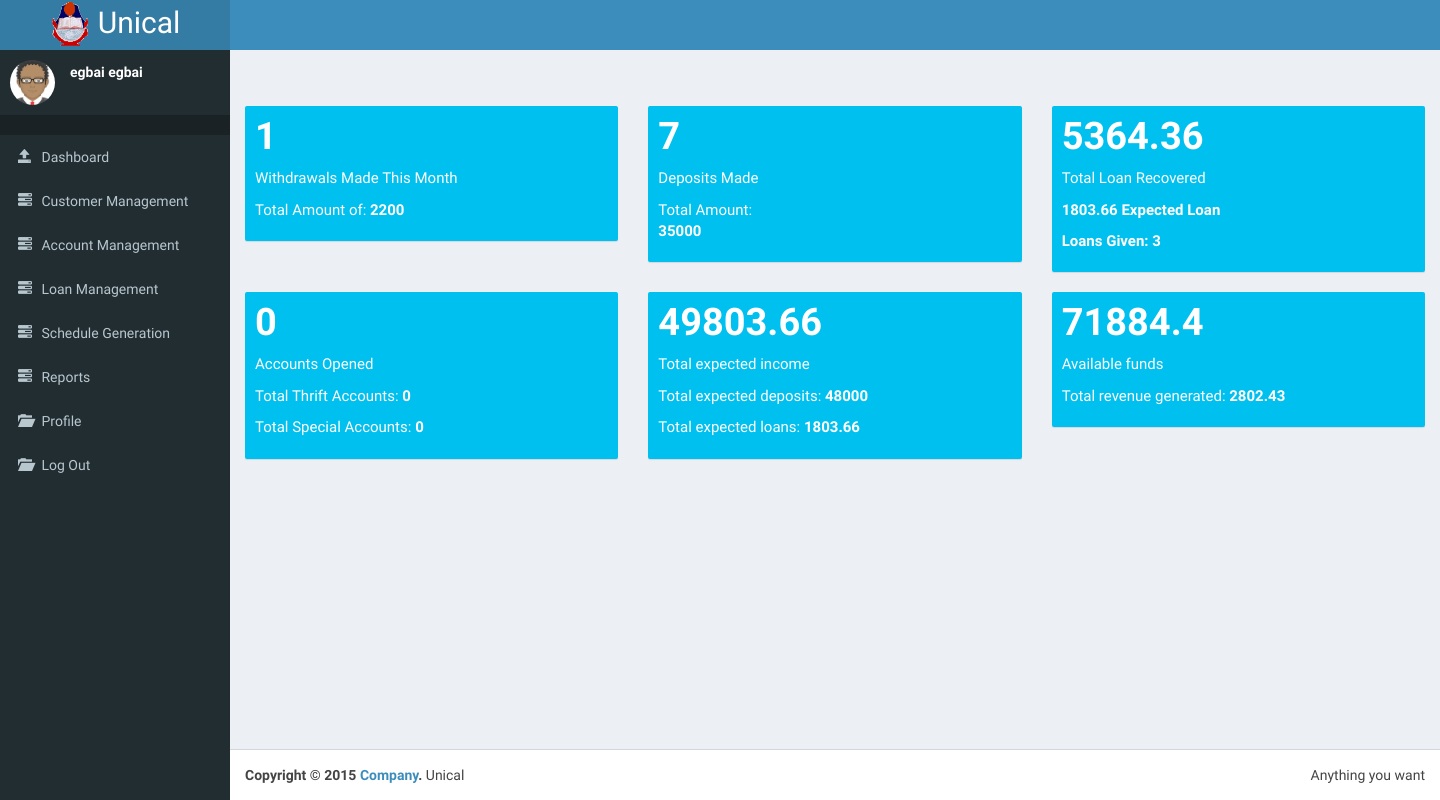
Page /teller/index.php (signed in) on the committed database.
### tables this page shows
CREATE TABLE IF NOT EXISTS `customer` (
`id` int(11) NOT NULL,
  `middle_name` varchar(30) NOT NULL,
  `dob` date NOT NULL,
  `sex` text NOT NULL,
  `img_url` varchar(196) DEFAULT NULL,
  `faculty` int(11) DEFAULT NULL,
  `dept` int(11) DEFAULT NULL,
  `address` text,
  `phone` int(196) DEFAULT NULL,
  `state` text,
  `lga` text,
  `nok_name` text,
  `n_phone` int(11) DEFAULT NULL,
  `reg_date` date NOT NULL,
  `uname` varchar(124) NOT NULL,
  `pwd` text NOT NULL,
  `priviledge` int(124) NOT NULL,
  `email` varchar(124) DEFAULT NULL,
  `title` varchar(20) DEFAULT NULL,
  `surname` varchar(50) NOT NULL,
  `firstname` varchar(50) NOT NULL,
  `employee_no` varchar(124) DEFAULT NULL
);

CREATE TABLE IF NOT EXISTS `ad_income` (
  `balance` float NOT NULL
);

### conf/db_connect.php (called while the page is built, shortened)
<?php
function query($string){
$rs = mysql_query($string) or die(mysql_error());
return $rs;
}
function db_pic($id){
  $result = query("SELECT img_url FROM customer WHERE id='$id'");
  $row = mysql_fetch_array($result);
  $img = $row['img_url'];
  if(empty($img)){
  $img = "avatar.png";
  }
  return $img;
}
function name($id){
  $result = query("SELECT * FROM customer WHERE id='$id'");
  $row = mysql_fetch_array($result);
  $name = $row['surname'] ." " . $row['firstname'];
  return $name;
}
function thrift_special($type){
  $arr = [0,0,0,0];
  $result = query("SELECT * FROM deposit WHERE acct_type='$type'");
  $count = 0;
  $amount = 0;
  while($row = mysql_fetch_array($result)){
    $count += 1;
    $amount += $row['amount'];
    }
    $arr[0] = $count;
    $arr[1] = $amount;
    $amount = 0;
    $result = query("SELECT * FROM account WHERE acct_type='$type'");
    while($row = mysql_fetch_array($result)){
      $count += 1;
      $amount += $row['save_amt'];
    }
    $arr[2] = $count;
    $arr[3] = $amount;
    return $arr;
}
function loan_report(){
  $loan_count = 0;
  $total_loan_recovered = 0;
  $total_interest = 0;
  $expected_loan = 0;
  $result = query("SELECT * FROM payment");
  while($row = mysql_fetch_array($result)){
  $total_loan_recovered += $row['amount_pay'];
  $total_interest += $row['amort_interest'];
  }
  $result = query("SELECT * FROM loan");
  while($row = mysql_fetch_array($result)){
    $expected_loan += $row['amort'];
    ++$loan_count;
  }
  $arr = [$total_loan_recovered, $total_interest, $expected_loan, $loan_count];
  return $arr;
}
function revenue(){
  $amount = 0;
  $am = 0;
  $result = query("SELECT * FROM charge");
  while($row= mysql_fetch_array($result)){
          $am += $row['amount'];
      }
  $result = query("SELECT * FROM income");
  while($row = mysql_fetch_array($result)){
    $income_type = $row['income_type'];
    if($income_type != 3){
      $amount += $row['amount'];
    }
  }
  $result = query("SELECT * FROM ad_income");
  $row = mysql_fetch_array($result);
  $bal = $row['balance'] + $am;
  $arr = [$bal, $amount];
  return $arr;
}
?>

### conf/misc.php (called while the page is built, shortened)
<?php
function classUpdate($string){
$class = " ";
   return $class;
}
?>

### utility.php (called while the page is built, shortened)
<?php
function date_splitter(){
  $date = date('Y-m-d');
  $tmp_date = split("-", $date);
  $tmp_date = $tmp_date[0] . "-" . $tmp_date[1];
  return $tmp_date;
}
function total_withdrawn(){
  $tmp_date = date_splitter();
  $result = query("SELECT * FROM withdraw WHERE date LIKE '$tmp_date-%'");
  $total = 0;
  $count = 0;
  while($row=mysql_fetch_array($result)){
    $amount = $row['total_deduction'];
    $total += $amount;
    $count += 1;
  }
  $tm = [$count, $total];
  return $tm;
}
function total_deposit(){
$tmp_date = date_splitter();
$result = query("SELECT * FROM deposit WHERE date LIKE '$tmp_date-%'");
$total = 0;
$count = 0;
while($row=mysql_fetch_array($result)){
  $amount = $row['amount'];
  $total += $amount;
  $count += 1;
}
$tm = [$count, $total];
return $tm;
}
function no_accounts(){
$tmp_date = date_splitter();
$result = query("SELECT * FROM account WHERE d_opened LIKE '$tmp_date-%'");
$thrift_total = 0;
$special_total = 0;
$count = 0;
$tm = [$count, $thrift_total, $special_total];
return $tm;
}
?>

### teller/index.php (the view, shortened to what this page needs)
<!DOCTYPE html>
<?php
include('../conf/db_connect.php');
include ('../conf/misc.php');
$id = $_SESSION['id'];
?>
<html>
  <head>
    <link rel="stylesheet" href="../bootstrap/css/bootstrap.min.css">
    <link rel="stylesheet" href="../dist/css/AdminLTE.min.css">
        <link rel="stylesheet" href="../arrange.css">
    <link rel="stylesheet" href="../dist/css/skins/skin-blue.min.css">
  </head>
  <body class="hold-transition skin-blue sidebar-mini">
    <div class="wrapper">
      <header class="main-header">
        <a href="index2.html" class="logo">
          <h2 style='margin:0px;'>
          <img src="../dist/img/unical.png" height="50px">
          <span>Unical</span>
          </h2>
        </a>
        <nav class="navbar navbar-static-top" role="navigation">
          <a href="#" class="sidebar-toggle" data-toggle="offcanvas" role="button">
          </a>
        </nav>
      </header>
      <aside class="main-sidebar">
        <section class="sidebar">
          <div class="user-panel">
            <div class="pull-left image">
              <img src="../dist/img/<?php echo db_pic($id); ?>" class="img-circle" alt="User Image">
            </div>
            <div class="pull-left info">
              <p><?php echo name($id); ?></p>
              <a href="#"><i class="fa fa-circle text-success"></i></a>
            </div>
          </div>
          <ul class="sidebar-menu">
            <li class="header"></li>
            <li class="<?php echo classUpdate(""); ?>"><a href="index.php"><i class="glyphicon glyphicon-open"></i> <span>Dashboard</span></a></li>
            <li class="treeview">
              <a href="#"><i class="glyphicon glyphicon-tasks"></i> <span>Customer Management</span> <i class="fa fa-angle-left pull-right"></i></a>
            </li>
            <li class="treeview">
              <a href="#"><i class="glyphicon glyphicon-tasks"></i> <span>Account Management</span> <i class="fa fa-angle-left pull-right"></i></a>
            </li>
            <li class="treeview">
              <a href="#"><i class="glyphicon glyphicon-tasks"></i> <span>Loan Management</span> <i class="fa fa-angle-left pull-right"></i></a>
            </li>
            <li class="treeview">
              <a href="#"><i class="glyphicon glyphicon-tasks"></i> <span>Schedule Generation</span> <i class="fa fa-angle-left pull-right"></i></a>
            </li>
            <li class="treeview">
              <a href="#"><i class="glyphicon glyphicon-tasks"></i> <span>Reports</span> <i class="fa fa-angle-left pull-right"></i></a>
            </li>
            <li><a href="index.php?page=profile"><i class="glyphicon glyphicon-folder-open"></i> <span>Profile</span></a></li>
                      <li><a href="../logout.php"><i class="glyphicon glyphicon-folder-open"></i> <span>Log Out</span></a></li>
                      </ul>
        </section>
      </aside>
      <div class="content-wrapper">
        <section class="content-header">
          <h1>
          </h1>
                </section>
        <section class="content">
          <?php
      $page = '';
          if (!empty($_GET['page'])) {
          $page .= $_GET['page'] . '.php';
          include($page);
          }
      else{
      include('../dashboard.php');
      }
      ?>
        </section>
      </div>
      <footer class="main-footer">
        <div class="pull-right hidden-xs">
          Anything you want
        </div>
        <strong>Copyright &copy; 2015 <a href="#">Company</a>.</strong> Unical
      </footer>
    </div>
  </body>
</html>

### dashboard.php (shortened to what this page needs)
<?php
include('../utility.php');
?>
<div class="row">
  <div class="col-lg-4 col-xs-6">
    <div class="small-box bg-aqua">
      <div class="inner">
        <h3><?php echo total_withdrawn()[0]; ?></h3>
        <p>Withdrawals Made This Month</p>
        <p>Total Amount of: <strong><?php echo total_withdrawn()[1];?></strong></p>
      </div>
    </div>
  </div>
  <div class="col-lg-4 col-xs-6">
    <div class="small-box bg-aqua">
      <div class="inner">
        <h3><?php echo total_deposit()[0]; ?></h3>
        <p>Deposits Made</p>
        <p>Total Amount:<br><strong><?php echo total_deposit()[1];?></strong></p>
      </div>
    </div>
  </div>
    <div class="col-lg-4 col-xs-6">
      <div class="small-box bg-aqua">
        <div class="inner">
          <h3><?php echo loan_report()[0]; ?></h3>
          <p>Total Loan Recovered</p>
          <p><strong><?php echo loan_report()[2];?> Expected Loan</strong></p>
            <p><strong>Loans Given:    <?php echo loan_report()[3];?></strong></p>
        </div>
          </div>
    </div>
      <div class="col-lg-4 col-xs-6">
        <div class="small-box bg-aqua">
          <div class="inner">
            <h3><?php echo no_accounts()[0]; ?></h3>
            <p>Accounts Opened</p>
            <p>Total Thrift Accounts:  <strong><?php echo no_accounts()[1];?></strong></p>
          <p>Total Special Accounts:   <strong><?php echo no_accounts()[2];?></strong></p>
          </div>
        </div>
      </div>
      <div class="col-lg-4 col-xs-6">
        <div class="small-box bg-aqua">
          <div class="inner">
            <h3><?php echo thrift_special(1)[3] + thrift_special(2)[3] + loan_report()[2]; ?></h3>
            <p>Total expected income</p>
            <p>Total expected deposits:  <strong><?php echo thrift_special(1)[3] + thrift_special(2)[3];?></strong></p>
          <p>Total expected loans:   <strong><?php echo loan_report()[2];?></strong></p>
          </div>
          </div>
      </div>
      <div class="col-lg-4 col-xs-6">
        <div class="small-box bg-aqua">
          <div class="inner">
            <h3><?php echo revenue()[0]; ?></h3>
            <p>Available funds</p>
            <p>Total revenue generated:  <strong><?php echo revenue()[1];?></strong></p>
          </div>
        </div>
      </div>
  </div>

### rows in the picture
customer: name($id) "egbai egbai"
ad_income: balance "71884.4", balance "2802.43"

### other values in the picture
total_withdrawn()[0] "1"
total_withdrawn()[1] "2200"
total_deposit()[0] "7"
total_deposit()[1] "35000"
loan_report()[0] "5364.36"
loan_report()[2] "1803.66"
loan_report()[3] "3"
no_accounts()[0] "0"
no_accounts()[1] "0"
no_accounts()[2] "0"
thrift_special(1)[3] + thrift_special(2)[3] + loan_report()[2] "49803.66"
thrift_special(1)[3] + thrift_special(2)[3] "48000"
